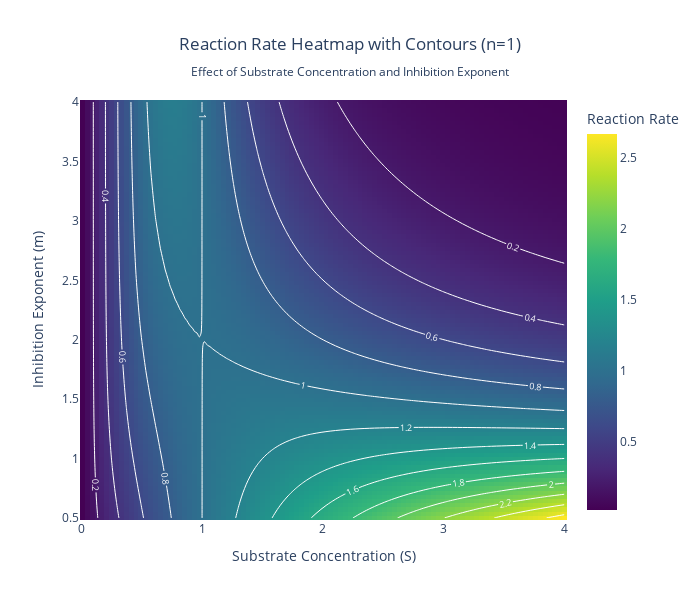

Notebook source saved alongside this figure:
### Code cell
from numpy import linspace, meshgrid
import plotly.graph_objects as go

def kinetics(S, k_max, K_m, n, m):
    """
    Hill kinetics equation; reduces to Michaelis-Menten for n=1
    S: substrate concentration
    k_max: maximum reaction rate (includes enzyme concentration)
    K_m: Michaelis constant (fixed at 1)
    n: Hill exponent
    m: inhibition exponent (n<=m)
    """
    rate = (k_max * S**n) / (K_m + S**m)
    return rate

# Fixed parameters
k_max, K_m, n = 2, 1, 1

# Create 2D grid
S_values = linspace(0.01, 4, 100)  # Start slightly above 0 to avoid division issues
m_values = linspace(0.5, 4, 100)

# Create meshgrid
S_grid, m_grid = meshgrid(S_values, m_values)

# Calculate rate for all combinations
rate_grid = kinetics(S_grid, k_max, K_m, n, m_grid)

# Combine heatmap with contour lines
fig = go.Figure()

# Add heatmap
fig.add_trace(go.Heatmap(
    x=S_values,
    y=m_values,
    z=rate_grid,
    colorscale='Viridis',
    colorbar=dict(title="Reaction Rate"),
    hoverongaps=False,
    showscale=True
))

# Add contour lines on top
fig.add_trace(go.Contour(
    x=S_values,
    y=m_values,
    z=rate_grid,
    showscale=False,
    contours=dict(
        showlabels=True,
        labelfont=dict(size=9, color='white'),
        coloring='none'
    ),
    line=dict(width=1, color='white'),
    hoverinfo='skip'
))

fig.update_layout(
    title=dict(
        text="Reaction Rate Heatmap with Contours (n=1)<br><sub>Effect of Substrate Concentration and Inhibition Exponent</sub>",
        x=0.5
    ),
    xaxis=dict(title="Substrate Concentration (S)"),
    yaxis=dict(title="Inhibition Exponent (m)"),
    width=700,
    height=600
)

fig.show()

### Figure 1 — Plotly figure (JSON) as saved in the notebook; plotly's stock layout.template omitted (floating-point values rounded to 4 significant figures; data arrays with more than 128 entries replaced by an {"elided": "..."} marker saying what was removed)
{"data": [{"colorbar": {"title": {"text": "Reaction Rate"}}, "colorscale": [[0, "#440154"], [0.1111, "#482878"], [0.2222, "#3e4989"], [0.3333, "#31688e"], [0.4444, "#26828e"], [0.5556, "#1f9e89"], [0.6667, "#35b779"], [0.7778, "#6ece58"], [0.8889, "#b5de2b"], [1, "#fde725"]], "hoverongaps": false, "showscale": true, "type": "heatmap", "x": [0.01, 0.0503, 0.09061, 0.1309, 0.1712, 0.2115, 0.2518, 0.2921, 0.3324, 0.3727, 0.413, 0.4533, 0.4936, 0.5339, 0.5742, 0.6145, 0.6548, 0.6952, 0.7355, 0.7758, 0.8161, 0.8564, 0.8967, 0.937, 0.9773, 1.018, 1.058, 1.098, 1.138, 1.179, 1.219, 1.259, 1.3, 1.34, 1.38, 1.421, 1.461, 1.501, 1.542, 1.582, 1.622, 1.662, 1.703, 1.743, 1.783, 1.824, 1.864, 1.904, 1.945, 1.985, 2.025, 2.065, 2.106, 2.146, 2.186, 2.227, 2.267, 2.307, 2.348, 2.388, 2.428, 2.468, 2.509, 2.549, 2.589, 2.63, 2.67, 2.71, 2.751, 2.791, 2.831, 2.872, 2.912, 2.952, 2.992, 3.033, 3.073, 3.113, 3.154, 3.194, 3.234, 3.275, 3.315, 3.355, 3.395, 3.436, 3.476, 3.516, 3.557, 3.597, 3.637, 3.678, 3.718, 3.758, 3.798, 3.839, 3.879, 3.919, 3.96, 4.0], "y": [0.5, 0.5354, 0.5707, 0.6061, 0.6414, 0.6768, 0.7121, 0.7475, 0.7828, 0.8182, 0.8535, 0.8889, 0.9242, 0.9596, 0.9949, 1.03, 1.066, 1.101, 1.136, 1.172, 1.207, 1.242, 1.278, 1.313, 1.348, 1.384, 1.419, 1.455, 1.49, 1.525, 1.561, 1.596, 1.631, 1.667, 1.702, 1.737, 1.773, 1.808, 1.843, 1.879, 1.914, 1.949, 1.985, 2.02, 2.056, 2.091, 2.126, 2.162, 2.197, 2.232, 2.268, 2.303, 2.338, 2.374, 2.409, 2.444, 2.48, 2.515, 2.551, 2.586, 2.621, 2.657, 2.692, 2.727, 2.763, 2.798, 2.833, 2.869, 2.904, 2.939, 2.975, 3.01, 3.045, 3.081, 3.116, 3.152, 3.187, 3.222, 3.258, 3.293, 3.328, 3.364, 3.399, 3.434, 3.47, 3.505, 3.54, 3.576, 3.611, 3.646, 3.682, 3.717, 3.753, 3.788, 3.823, 3.859, 3.894, 3.929, 3.965, 4.0], "z": {"elided": "100x100 float values"}}, {"contours": {"coloring": "none", "labelfont": {"color": "white", "size": 9}, "showlabels": true}, "hoverinfo": "skip", "line": {"color": "white", "width": 1}, "showscale": false, "type": "contour", "x": [0.01, 0.0503, 0.09061, 0.1309, 0.1712, 0.2115, 0.2518, 0.2921, 0.3324, 0.3727, 0.413, 0.4533, 0.4936, 0.5339, 0.5742, 0.6145, 0.6548, 0.6952, 0.7355, 0.7758, 0.8161, 0.8564, 0.8967, 0.937, 0.9773, 1.018, 1.058, 1.098, 1.138, 1.179, 1.219, 1.259, 1.3, 1.34, 1.38, 1.421, 1.461, 1.501, 1.542, 1.582, 1.622, 1.662, 1.703, 1.743, 1.783, 1.824, 1.864, 1.904, 1.945, 1.985, 2.025, 2.065, 2.106, 2.146, 2.186, 2.227, 2.267, 2.307, 2.348, 2.388, 2.428, 2.468, 2.509, 2.549, 2.589, 2.63, 2.67, 2.71, 2.751, 2.791, 2.831, 2.872, 2.912, 2.952, 2.992, 3.033, 3.073, 3.113, 3.154, 3.194, 3.234, 3.275, 3.315, 3.355, 3.395, 3.436, 3.476, 3.516, 3.557, 3.597, 3.637, 3.678, 3.718, 3.758, 3.798, 3.839, 3.879, 3.919, 3.96, 4.0], "y": [0.5, 0.5354, 0.5707, 0.6061, 0.6414, 0.6768, 0.7121, 0.7475, 0.7828, 0.8182, 0.8535, 0.8889, 0.9242, 0.9596, 0.9949, 1.03, 1.066, 1.101, 1.136, 1.172, 1.207, 1.242, 1.278, 1.313, 1.348, 1.384, 1.419, 1.455, 1.49, 1.525, 1.561, 1.596, 1.631, 1.667, 1.702, 1.737, 1.773, 1.808, 1.843, 1.879, 1.914, 1.949, 1.985, 2.02, 2.056, 2.091, 2.126, 2.162, 2.197, 2.232, 2.268, 2.303, 2.338, 2.374, 2.409, 2.444, 2.48, 2.515, 2.551, 2.586, 2.621, 2.657, 2.692, 2.727, 2.763, 2.798, 2.833, 2.869, 2.904, 2.939, 2.975, 3.01, 3.045, 3.081, 3.116, 3.152, 3.187, 3.222, 3.258, 3.293, 3.328, 3.364, 3.399, 3.434, 3.47, 3.505, 3.54, 3.576, 3.611, 3.646, 3.682, 3.717, 3.753, 3.788, 3.823, 3.859, 3.894, 3.929, 3.965, 4.0], "z": {"elided": "100x100 float values"}}], "layout": {"height": 600, "title": {"text": "Reaction Rate Heatmap with Contours (n=1)<br><sub>Effect of Substrate Concentration and Inhibition Exponent</sub>", "x": 0.5}, "width": 700, "xaxis": {"title": {"text": "Substrate Concentration (S)"}}, "yaxis": {"title": {"text": "Inhibition Exponent (m)"}}}}
